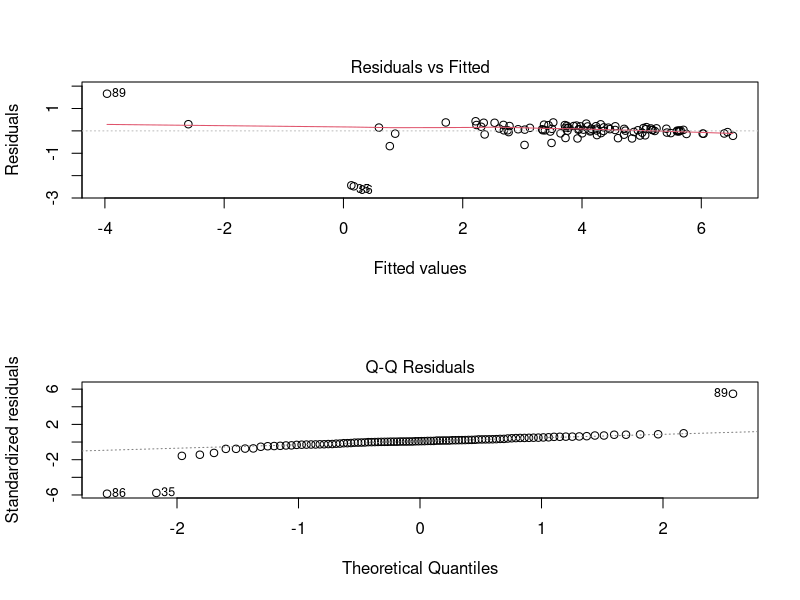
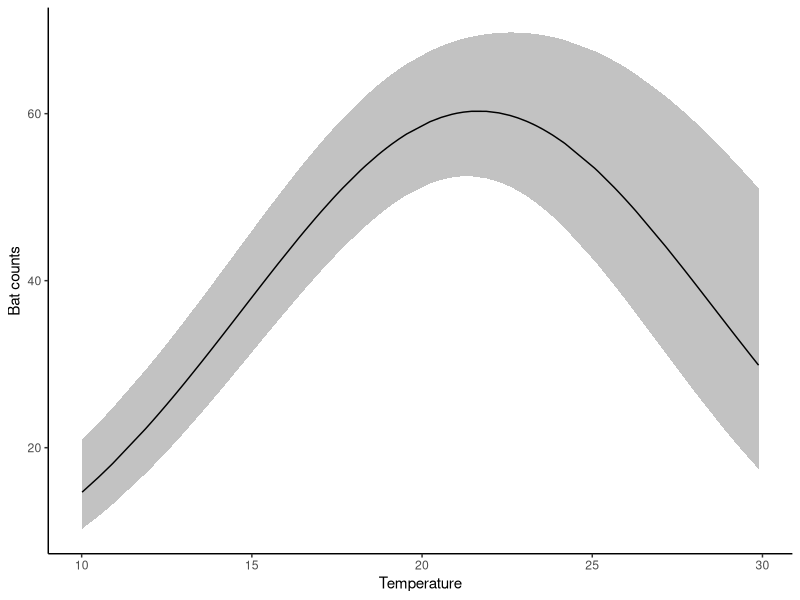
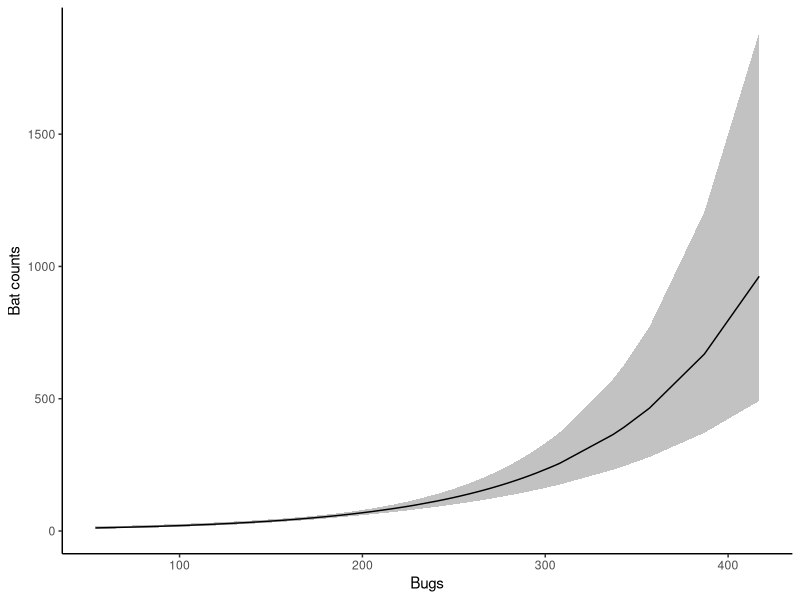
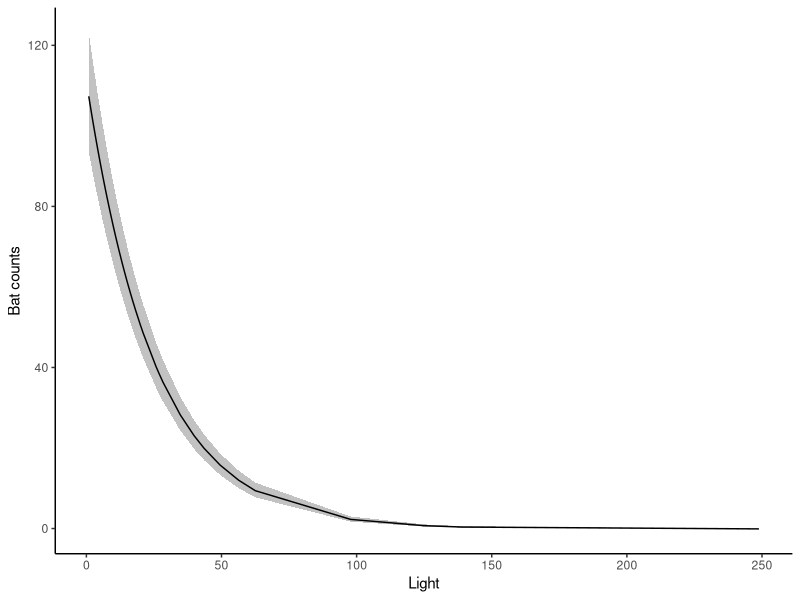

Write the R code that produced these figures, in order.
#More simulated bat data, this time within a causal modeling framework

set.seed(123)
N <- 100
temp <- runif(N,10,30) #Temperature
humidity <- temp+40+rnorm(N,0,5) #Humidity
clouds <- rbeta(N,6,3) #Cloud cover
light <- 3000*exp(clouds*-10)+rexp(N,0.3) #Light levels
# bugs <- round(runif(N,0,100))
bugs <- rpois(N,abs(-30+temp*0.1+0.3*temp^2)+rgamma(N,10,0.1)) #Bugs per night (negbin)

#In this model, bats care about temperature, light, and bugs

#True causal model: 
# bats <- poly(temp,2) + light + bugs
# bugs <- poly(temp,2)
# light <- clouds
# humidity <- temp
  
tempEff <- 0.01*(-temp+5)*(temp - 40)
lightEff <- light*(-0.05)
bugEff <- bugs*0.01
ybats <- tempEff + bugEff + lightEff
bats <- rpois(N,exp(ybats))
dat <- data.frame(bats,temp,humidity,clouds,light,bugs)

mod1 <- lm(log(bats+0.1)~poly(temp,2)+light+bugs,data=dat)
par(mfrow=c(2,1))
plot(mod1,which=c(1,2)) #Couple outliers, but not horrible

summary(mod1) #Pretty good. Coeffs for poly are from othogonal polynomials

library(tidyverse)
theme_set(theme_classic())
library(ggeffects)

data.frame(ggpredict(mod1,terms='temp',back.transform = TRUE)) %>% 
  ggplot(aes(x,predicted))+
  geom_ribbon(aes(ymax=conf.high,ymin=conf.low),alpha=0.3)+
  geom_line()+labs(x='Temperature',y='Bat counts')

data.frame(ggpredict(mod1,terms='bugs',back.transform = TRUE)) %>% 
  ggplot(aes(x,predicted))+
  geom_ribbon(aes(ymax=conf.high,ymin=conf.low),alpha=0.3)+
  geom_line()+labs(x='Bugs',y='Bat counts')

data.frame(ggpredict(mod1,terms='light',back.transform = TRUE)) %>% 
  ggplot(aes(x,predicted))+
  geom_ribbon(aes(ymax=conf.high,ymin=conf.low),alpha=0.3)+
  geom_line()+labs(x='Light',y='Bat counts')
